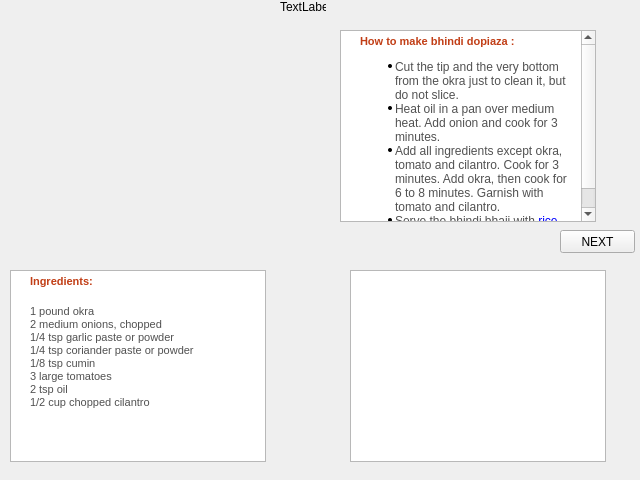
<?xml version="1.0" encoding="UTF-8"?>
<ui version="4.0">
 <class>Sabgis3</class>
 <widget class="QWidget" name="Sabgis3">
  <property name="geometry">
   <rect>
    <x>0</x>
    <y>0</y>
    <width>640</width>
    <height>480</height>
   </rect>
  </property>
  <property name="windowTitle">
   <string>Form</string>
  </property>
  <widget class="QPushButton" name="pushButton">
   <property name="geometry">
    <rect>
     <x>560</x>
     <y>230</y>
     <width>75</width>
     <height>23</height>
    </rect>
   </property>
   <property name="text">
    <string>NEXT</string>
   </property>
  </widget>
  <widget class="QLabel" name="label">
   <property name="geometry">
    <rect>
     <x>280</x>
     <y>0</y>
     <width>46</width>
     <height>13</height>
    </rect>
   </property>
   <property name="text">
    <string>TextLabel</string>
   </property>
  </widget>
  <widget class="QLabel" name="label_2">
   <property name="geometry">
    <rect>
     <x>30</x>
     <y>30</y>
     <width>221</width>
     <height>181</height>
    </rect>
   </property>
   <property name="text">
    <string/>
   </property>
   <property name="pixmap">
    <pixmap>../../Required Images/bhindi.jpg</pixmap>
   </property>
  </widget>
  <widget class="QTextBrowser" name="textBrowser">
   <property name="geometry">
    <rect>
     <x>10</x>
     <y>270</y>
     <width>256</width>
     <height>192</height>
    </rect>
   </property>
   <property name="html">
    <string>&lt;!DOCTYPE HTML PUBLIC &quot;-//W3C//DTD HTML 4.0//EN&quot; &quot;http://www.w3.org/TR/REC-html40/strict.dtd&quot;&gt;
&lt;html&gt;&lt;head&gt;&lt;meta name=&quot;qrichtext&quot; content=&quot;1&quot; /&gt;&lt;style type=&quot;text/css&quot;&gt;
p, li { white-space: pre-wrap; }
&lt;/style&gt;&lt;/head&gt;&lt;body style=&quot; font-family:'MS Shell Dlg 2'; font-size:8.25pt; font-weight:400; font-style:normal;&quot;&gt;
&lt;p style=&quot; margin-top:0px; margin-bottom:0px; margin-left:15px; margin-right:5px; -qt-block-indent:0; text-indent:0px; background-color:#ffffff;&quot;&gt;&lt;span style=&quot; font-family:'VERDANA,Arial'; font-size:8pt; font-weight:600; color:#c13e16; background-color:#ffffff;&quot;&gt;Ingredients:&lt;/span&gt;&lt;span style=&quot; font-family:'Times New Roman'; font-size:8pt; color:#000000; background-color:#ffffff;&quot;&gt; &lt;/span&gt;&lt;/p&gt;
&lt;table border=&quot;0&quot; style=&quot; margin-top:0px; margin-bottom:0px; margin-left:0px; margin-right:0px;&quot; align=&quot;right&quot; cellspacing=&quot;2&quot; cellpadding=&quot;0&quot; bgcolor=&quot;#ffffff&quot;&gt;
&lt;tr&gt;
&lt;td&gt;&lt;/td&gt;
&lt;td width=&quot;30&quot;&gt;&lt;/td&gt;&lt;/tr&gt;&lt;/table&gt;
&lt;p style=&quot; margin-top:0px; margin-bottom:0px; margin-left:15px; margin-right:10px; -qt-block-indent:0; text-indent:0px; background-color:#ffffff;&quot;&gt;&lt;span style=&quot; font-family:'verdana,Arial'; font-size:8pt; color:#515151; background-color:#ffffff;&quot;&gt;1 pound okra&lt;/span&gt;&lt;span style=&quot; font-family:'verdana,Arial'; font-size:8pt; color:#515151;&quot;&gt; &lt;br /&gt;2 medium onions, chopped &lt;br /&gt;1/4 tsp garlic paste or powder &lt;br /&gt;1/4 tsp coriander paste or powder &lt;br /&gt;1/8 tsp cumin &lt;br /&gt;3 large tomatoes &lt;br /&gt;2 tsp oil &lt;br /&gt;1/2 cup chopped cilantro&lt;/span&gt;&lt;/p&gt;
&lt;p style=&quot; margin-top:0px; margin-bottom:0px; margin-left:0px; margin-right:0px; -qt-block-indent:0; text-indent:0px;&quot;&gt;&lt;span style=&quot; font-size:8pt;&quot;&gt;&lt;br /&gt;&lt;/span&gt;&lt;/p&gt;&lt;/body&gt;&lt;/html&gt;</string>
   </property>
  </widget>
  <widget class="QTextBrowser" name="textBrowser_2">
   <property name="geometry">
    <rect>
     <x>340</x>
     <y>30</y>
     <width>256</width>
     <height>192</height>
    </rect>
   </property>
   <property name="html">
    <string>&lt;!DOCTYPE HTML PUBLIC &quot;-//W3C//DTD HTML 4.0//EN&quot; &quot;http://www.w3.org/TR/REC-html40/strict.dtd&quot;&gt;
&lt;html&gt;&lt;head&gt;&lt;meta name=&quot;qrichtext&quot; content=&quot;1&quot; /&gt;&lt;style type=&quot;text/css&quot;&gt;
p, li { white-space: pre-wrap; }
&lt;/style&gt;&lt;/head&gt;&lt;body style=&quot; font-family:'MS Shell Dlg 2'; font-size:8.25pt; font-weight:400; font-style:normal;&quot;&gt;
&lt;p style=&quot; margin-top:0px; margin-bottom:0px; margin-left:15px; margin-right:5px; -qt-block-indent:0; text-indent:0px; background-color:#ffffff;&quot;&gt;&lt;span style=&quot; font-family:'VERDANA,Arial'; font-size:8pt; font-weight:600; color:#c13e16; background-color:#ffffff;&quot;&gt;How to make bhindi dopiaza :&lt;/span&gt;&lt;span style=&quot; font-family:'Times New Roman'; font-size:8pt; color:#000000; background-color:#ffffff;&quot;&gt; &lt;/span&gt;&lt;/p&gt;
&lt;ul style=&quot;margin-top: 0px; margin-bottom: 0px; margin-left: 0px; margin-right: 0px; -qt-list-indent: 1;&quot;&gt;&lt;li style=&quot; font-family:'Verdana,Arial'; font-size:8pt; color:#515151;&quot; style=&quot; margin-top:12px; margin-bottom:0px; margin-left:10px; margin-right:10px; -qt-block-indent:0; text-indent:0px;&quot;&gt;&lt;span style=&quot; font-size:medium;&quot;&gt;Cut the tip and the very bottom from the okra just to clean it, but do not slice.&lt;/span&gt;&lt;/li&gt;
&lt;li style=&quot; font-family:'Verdana,Arial'; font-size:8pt; color:#515151;&quot; style=&quot; margin-top:0px; margin-bottom:0px; margin-left:10px; margin-right:10px; -qt-block-indent:0; text-indent:0px;&quot;&gt;&lt;span style=&quot; font-size:medium;&quot;&gt;Heat oil in a pan over medium heat. Add onion and cook for 3 minutes.&lt;/span&gt;&lt;/li&gt;
&lt;li style=&quot; font-family:'Verdana,Arial'; font-size:8pt; color:#515151;&quot; style=&quot; margin-top:0px; margin-bottom:0px; margin-left:10px; margin-right:10px; -qt-block-indent:0; text-indent:0px;&quot;&gt;&lt;span style=&quot; font-size:medium;&quot;&gt;Add all ingredients except okra, tomato and cilantro. Cook for 3 minutes. Add okra, then cook for 6 to 8 minutes. Garnish with tomato and cilantro.&lt;/span&gt;&lt;/li&gt;
&lt;li style=&quot; font-family:'Verdana,Arial'; font-size:8pt; color:#515151;&quot; style=&quot; margin-top:0px; margin-bottom:12px; margin-left:10px; margin-right:10px; -qt-block-indent:0; text-indent:0px;&quot;&gt;&lt;span style=&quot; font-size:medium;&quot;&gt;Serve the bhindi bhaji with &lt;/span&gt;&lt;a href=&quot;http://www.indianfoodforever.com/rice/&quot;&gt;&lt;span style=&quot; font-size:medium; text-decoration: underline; color:#0000ff;&quot;&gt;rice&lt;/span&gt;&lt;/a&gt;&lt;span style=&quot; font-size:medium;&quot;&gt;, naan or pita bread.&lt;/span&gt;&lt;/li&gt;&lt;/ul&gt;&lt;/body&gt;&lt;/html&gt;</string>
   </property>
  </widget>
  <widget class="QTextBrowser" name="textBrowser_3">
   <property name="geometry">
    <rect>
     <x>350</x>
     <y>270</y>
     <width>256</width>
     <height>192</height>
    </rect>
   </property>
  </widget>
 </widget>
 <resources/>
 <connections/>
</ui>
